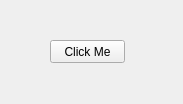
<?xml version="1.0" encoding="UTF-8"?>
<ui version="4.0">
 <class>Widget</class>
 <widget class="QWidget" name="Widget">
  <property name="geometry">
   <rect>
    <x>0</x>
    <y>0</y>
    <width>183</width>
    <height>104</height>
   </rect>
  </property>
  <property name="windowTitle">
   <string>Widget</string>
  </property>
  <widget class="QPushButton" name="pushButton">
   <property name="geometry">
    <rect>
     <x>50</x>
     <y>40</y>
     <width>75</width>
     <height>23</height>
    </rect>
   </property>
   <property name="text">
    <string>Click Me</string>
   </property>
  </widget>
 </widget>
 <resources/>
 <connections/>
</ui>
